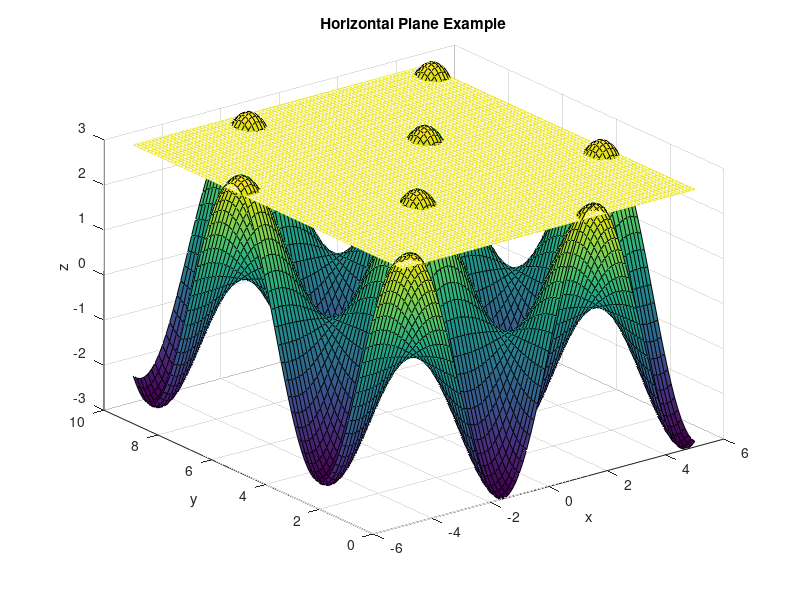

The MATLAB script that drew this image:
u=linspace(-5,5,81);
v=linspace(0,10,81);
[x,y]=meshgrid(u,v);
z1=3*sin(x).*cos(y);
surf(x,y,z1)
xlabel('x'),ylabel('y'),zlabel('z')
title('Horizontal Plane Example')
hold on
z2=0*x + exp(1);    % the 0*x + exp(1) makes sure the output for z2 is the same size
                    % as x and y, but only has the value of e in each component.
mesh(x,y,z2)
hold off